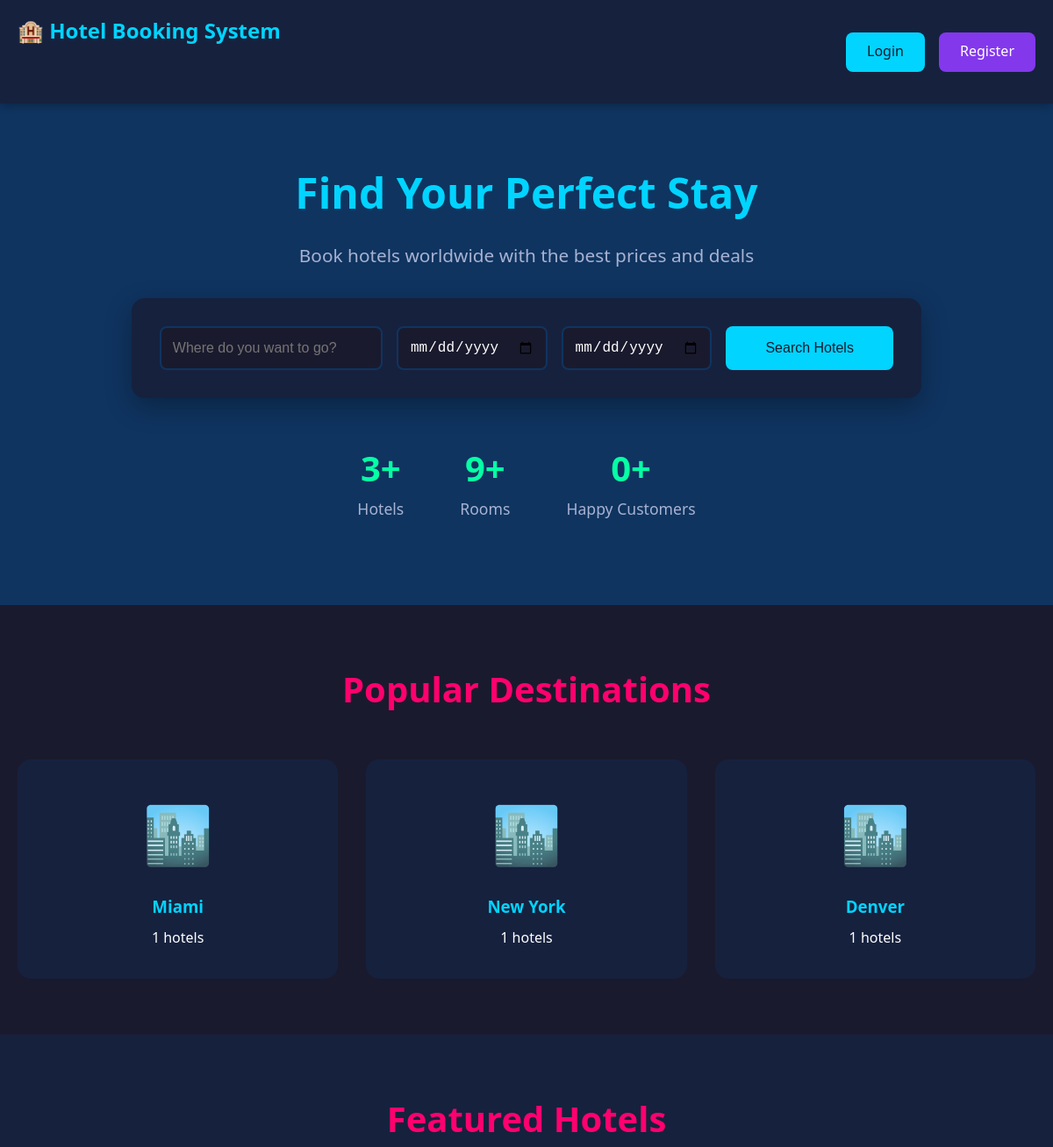
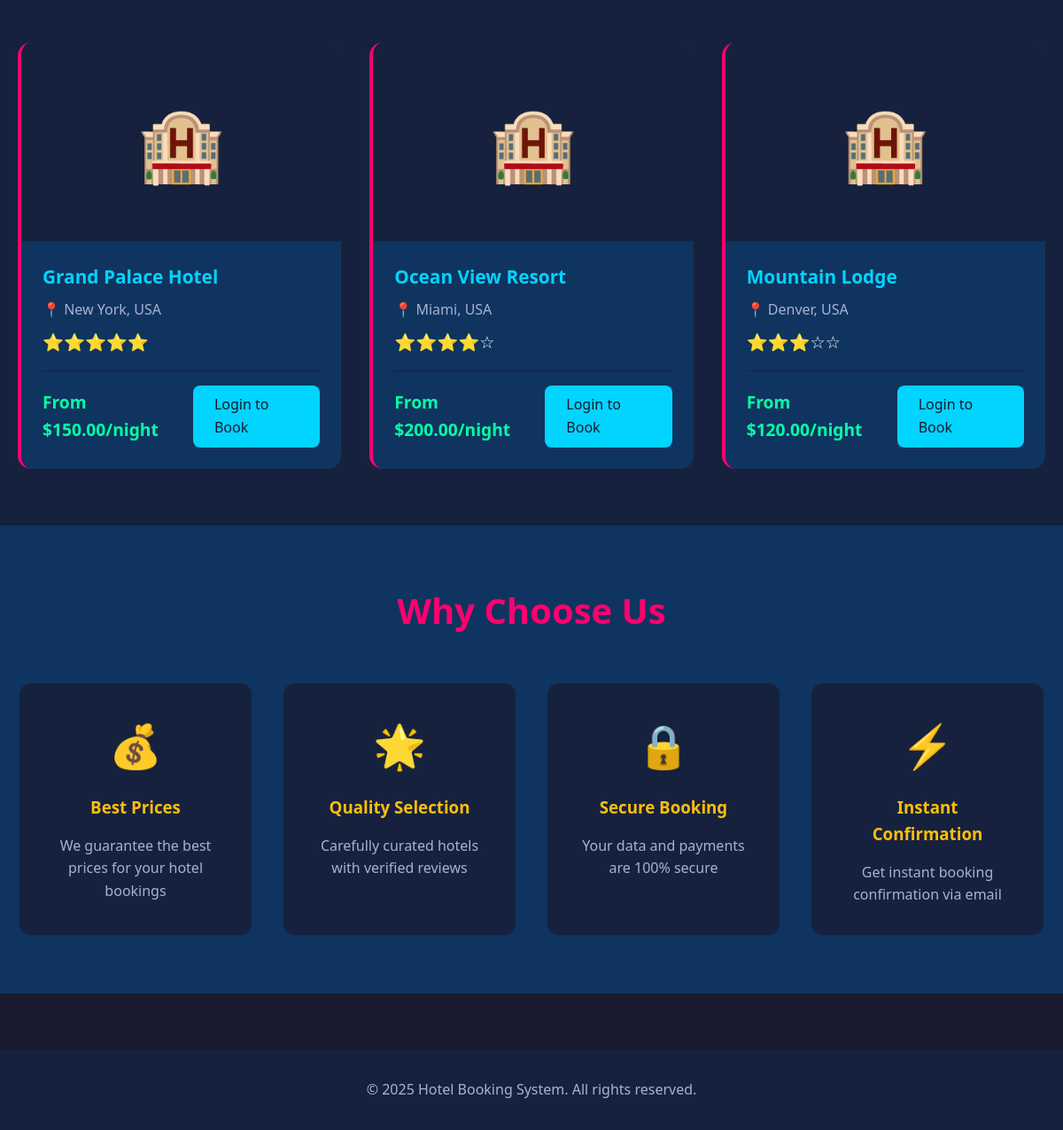
The page / on the database its author committed (2 pictures, top to bottom).
### tables this page shows
CREATE TABLE IF NOT EXISTS hotels (
    id INT PRIMARY KEY AUTO_INCREMENT,
    hotel_name VARCHAR(200) NOT NULL,
    description TEXT,
    address TEXT NOT NULL,
    city VARCHAR(100) NOT NULL,
    state VARCHAR(100),
    country VARCHAR(100) NOT NULL,
    postal_code VARCHAR(20),
    phone VARCHAR(20),
    email VARCHAR(100),
    star_rating INT DEFAULT 3,
    image VARCHAR(255),
    status ENUM('active', 'inactive') DEFAULT 'active',
    created_at TIMESTAMP DEFAULT CURRENT_TIMESTAMP,
    updated_at TIMESTAMP DEFAULT CURRENT_TIMESTAMP ON UPDATE CURRENT_TIMESTAMP,
    INDEX idx_city (city),
    INDEX idx_status (status)
);

### config.php (called while the page is built, shortened)
<?php
function isLoggedIn() {
    return isset($_SESSION['user_id']) && isset($_SESSION['user_type']);
}
function formatCurrency($amount) {
    return "$" . number_format($amount, 2);
}
function getStarRating($rating) {
    $stars = '';
    for ($i = 1; $i <= 5; $i++) {
        if ($i <= $rating) {
            $stars .= '⭐';
        } else {
            $stars .= '☆';
        }
    }
    return $stars;
}
?>

### index.php (the view, shortened to what this page needs)
<?php
require_once 'config.php';
$query = "SELECT COUNT(*) as count FROM hotels WHERE status = 'active'";
$result = mysqli_query($conn, $query);
$total_hotels = mysqli_fetch_assoc($result)['count'];
$query = "SELECT COUNT(*) as count FROM rooms WHERE status = 'available'";
$result = mysqli_query($conn, $query);
$total_rooms = mysqli_fetch_assoc($result)['count'];
$query = "SELECT COUNT(*) as count FROM bookings WHERE booking_status = 'confirmed'";
$result = mysqli_query($conn, $query);
$total_bookings = mysqli_fetch_assoc($result)['count'];
$featured_query = "SELECT h.*,
                   (SELECT MIN(price_per_night) FROM rooms WHERE hotel_id = h.id AND status = 'available') as min_price,
                   (SELECT COUNT(*) FROM rooms WHERE hotel_id = h.id AND status = 'available') as available_rooms
                   FROM hotels h
                   WHERE h.status = 'active'
                   ORDER BY h.star_rating DESC
                   LIMIT 6";
$featured_hotels = mysqli_query($conn, $featured_query);
$cities_query = "SELECT city, COUNT(*) as hotel_count
                 FROM hotels
                 WHERE status = 'active'
                 GROUP BY city
                 ORDER BY hotel_count DESC
                 LIMIT 4";
$cities = mysqli_query($conn, $cities_query);
?>
<!DOCTYPE html>
<html lang="en">
<head>
    <link rel="stylesheet" href="css/style.css">
</head>
<body>
    <nav class="navbar">
        <div class="nav-container">
            <div class="nav-brand">
                <h2>🏨 Hotel Booking System</h2>
            </div>
            <div class="nav-menu">
                <?php if (isLoggedIn()): ?>
                    <?php if (isAdmin()): ?>
                        <a href="admin/dashboard.php" class="btn btn-primary">Admin Dashboard</a>
                    <?php else: ?>
                        <a href="customer/dashboard.php" class="btn btn-primary">My Dashboard</a>
                    <?php endif; ?>
                    <a href="auth/logout.php" class="btn btn-secondary">Logout</a>
                <?php else: ?>
                    <a href="auth/login.php" class="btn btn-primary">Login</a>
                    <a href="auth/register.php" class="btn btn-secondary">Register</a>
                <?php endif; ?>
            </div>
        </div>
    </nav>
    <section class="hero">
        <div class="hero-content">
            <h1>Find Your Perfect Stay</h1>
            <p>Book hotels worldwide with the best prices and deals</p>
            <div class="search-box">
                <form action="customer/browse-hotels.php" method="GET">
                    <input type="text" name="search" placeholder="Where do you want to go?" required>
                    <input type="date" name="check_in" min="<?php echo date('Y-m-d'); ?>" placeholder="Check-in">
                    <input type="date" name="check_out" min="<?php echo date('Y-m-d', strtotime('+1 day')); ?>" placeholder="Check-out">
                    <button type="submit" class="btn btn-primary">Search Hotels</button>
                </form>
            </div>
            <div class="hero-stats">
                <div class="stat-item">
                    <h3><?php echo $total_hotels; ?>+</h3>
                    <p>Hotels</p>
                </div>
                <div class="stat-item">
                    <h3><?php echo $total_rooms; ?>+</h3>
                    <p>Rooms</p>
                </div>
                <div class="stat-item">
                    <h3><?php echo $total_bookings; ?>+</h3>
                    <p>Happy Customers</p>
                </div>
            </div>
        </div>
    </section>
    <section class="destinations">
        <div class="container">
            <h2>Popular Destinations</h2>
            <div class="destinations-grid">
                <?php while ($city = mysqli_fetch_assoc($cities)): ?>
                <a href="customer/browse-hotels.php?city=<?php echo urlencode($city['city']); ?>" class="destination-card">
                    <div class="destination-icon">🏙️</div>
                    <h3><?php echo $city['city']; ?></h3>
                    <p><?php echo $city['hotel_count']; ?> hotels</p>
                </a>
                <?php endwhile; ?>
            </div>
        </div>
    </section>
    <section class="featured-hotels">
        <div class="container">
            <h2>Featured Hotels</h2>
            <div class="hotels-grid">
                <?php while ($hotel = mysqli_fetch_assoc($featured_hotels)): ?>
                <div class="hotel-card">
                    <div class="hotel-image">
                        🏨
                    </div>
                    <div class="hotel-info">
                        <h3><?php echo $hotel['hotel_name']; ?></h3>
                        <p class="hotel-location">📍 <?php echo $hotel['city']; ?>, <?php echo $hotel['country']; ?></p>
                        <p class="hotel-rating"><?php echo getStarRating($hotel['star_rating']); ?></p>
                        <div class="hotel-footer">
                            <div class="hotel-price">
                                <?php if ($hotel['min_price']): ?>
                                    From <?php echo formatCurrency($hotel['min_price']); ?>/night
                                <?php else: ?>
                                    Contact for rates
                                <?php endif; ?>
                            </div>
                            <?php if (isLoggedIn() && isCustomer()): ?>
                                <a href="customer/hotel-details.php?id=<?php echo $hotel['id']; ?>" class="btn btn-primary">View Details</a>
                            <?php else: ?>
                                <a href="auth/login.php" class="btn btn-primary">Login to Book</a>
                            <?php endif; ?>
                        </div>
                    </div>
                </div>
                <?php endwhile; ?>
            </div>
        </div>
    </section>
    <section class="features">
        <div class="container">
            <h2>Why Choose Us</h2>
            <div class="features-grid">
                <div class="feature-card">
                    <div class="feature-icon">💰</div>
                    <h3>Best Prices</h3>
                    <p>We guarantee the best prices for your hotel bookings</p>
                </div>
                <div class="feature-card">
                    <div class="feature-icon">🌟</div>
                    <h3>Quality Selection</h3>
                    <p>Carefully curated hotels with verified reviews</p>
                </div>
                <div class="feature-card">
                    <div class="feature-icon">🔒</div>
                    <h3>Secure Booking</h3>
                    <p>Your data and payments are 100% secure</p>
                </div>
                <div class="feature-card">
                    <div class="feature-icon">⚡</div>
                    <h3>Instant Confirmation</h3>
                    <p>Get instant booking confirmation via email</p>
                </div>
            </div>
        </div>
    </section>
    <footer class="footer">
        <div class="container">
            <p>&copy; 2025 Hotel Booking System. All rights reserved.</p>
        </div>
    </footer>
</body>
</html>

### css/style.css (style rules this page uses)
:root { --primary-blue: #00d4ff; --hot-pink: #ff006e; --neon-green: #06ffa5; --electric-purple: #8338ec; --bright-yellow: #ffbe0b; --dark-navy: #1a1a2e; --deep-blue: #16213e; --midnight: #0f3460; --text-light: #ffffff; --text-muted: #a8b2d1; }
* { margin: 0; padding: 0; box-sizing: border-box; }
body { font-family: 'Segoe UI', Tahoma, Geneva, Verdana, sans-serif; background-color: var(--dark-navy); color: var(--text-light); line-height: 1.6; }
.container { max-width: 1200px; margin: 0 auto; padding: 0 20px; }
.navbar { background-color: var(--deep-blue); padding: 1rem 0; box-shadow: 0 2px 10px rgba(0, 0, 0, 0.3); position: sticky; top: 0; z-index: 1000; }
.nav-container { max-width: 1200px; margin: 0 auto; padding: 0 20px; display: flex; justify-content: space-between; align-items: center; }
.nav-brand h2 { color: var(--primary-blue); font-size: 1.5rem; }
.nav-menu { display: flex; gap: 1rem; align-items: center; }
.btn { padding: 0.6rem 1.5rem; border: none; border-radius: 8px; cursor: pointer; font-size: 1rem; text-decoration: none; display: inline-block; transition: all 0.3s ease; font-weight: 500; }
.btn-primary { background-color: var(--primary-blue); color: var(--dark-navy); }
.btn-secondary { background-color: var(--electric-purple); color: var(--text-light); }
.hero { background-color: var(--midnight); padding: 4rem 0; text-align: center; }
.hero-content h1 { font-size: 3rem; margin-bottom: 1rem; color: var(--primary-blue); }
.hero-content p { font-size: 1.3rem; color: var(--text-muted); margin-bottom: 2rem; }
.search-box { background-color: var(--deep-blue); padding: 2rem; border-radius: 15px; max-width: 900px; margin: 0 auto 3rem; box-shadow: 0 10px 30px rgba(0, 0, 0, 0.3); }
.search-box form { display: grid; grid-template-columns: 2fr 1fr 1fr 1.5fr; gap: 1rem; }
.search-box input, .search-box button { padding: 0.8rem; border-radius: 8px; border: 2px solid transparent; font-size: 1rem; }
.search-box input { background-color: var(--dark-navy); color: var(--text-light); border-color: var(--midnight); }
.hero-stats { display: flex; justify-content: center; gap: 4rem; margin-top: 2rem; }
.stat-item h3 { font-size: 2.5rem; color: var(--neon-green); }
.stat-item p { color: var(--text-muted); font-size: 1.1rem; }
.destinations, .featured-hotels, .features { padding: 4rem 0; }
.destinations { background-color: var(--dark-navy); }
.featured-hotels { background-color: var(--deep-blue); }
.features { background-color: var(--midnight); }
h2 { text-align: center; font-size: 2.5rem; margin-bottom: 3rem; color: var(--hot-pink); }
.destinations-grid { display: grid; grid-template-columns: repeat(auto-fit, minmax(250px, 1fr)); gap: 2rem; }
.destination-card { background-color: var(--deep-blue); padding: 2rem; border-radius: 15px; text-align: center; text-decoration: none; color: var(--text-light); transition: all 0.3s ease; border: 2px solid transparent; }
.destination-icon { font-size: 4rem; margin-bottom: 1rem; }
.destination-card h3 { color: var(--primary-blue); margin-bottom: 0.5rem; }
.hotels-grid { display: grid; grid-template-columns: repeat(auto-fit, minmax(300px, 1fr)); gap: 2rem; }
.hotel-card { background-color: var(--midnight); border-radius: 15px; overflow: hidden; transition: all 0.3s ease; border-left: 4px solid var(--hot-pink); }
.hotel-image { background-color: var(--deep-blue); padding: 3rem; text-align: center; font-size: 5rem; }
.hotel-info { padding: 1.5rem; }
.hotel-info h3 { color: var(--primary-blue); margin-bottom: 0.5rem; font-size: 1.3rem; }
.hotel-location { color: var(--text-muted); margin-bottom: 0.5rem; }
.hotel-rating { font-size: 1.2rem; margin-bottom: 1rem; }
.hotel-footer { display: flex; justify-content: space-between; align-items: center; margin-top: 1rem; padding-top: 1rem; border-top: 1px solid var(--deep-blue); }
.hotel-price { font-size: 1.2rem; font-weight: bold; color: var(--neon-green); }
.features-grid { display: grid; grid-template-columns: repeat(auto-fit, minmax(250px, 1fr)); gap: 2rem; }
.feature-card { background-color: var(--deep-blue); padding: 2rem; border-radius: 15px; text-align: center; border: 2px solid var(--midnight); transition: all 0.3s ease; }
.feature-icon { font-size: 3rem; margin-bottom: 1rem; }
.feature-card h3 { color: var(--bright-yellow); margin-bottom: 1rem; }
.feature-card p { color: var(--text-muted); }
.footer { background-color: var(--deep-blue); padding: 2rem 0; text-align: center; color: var(--text-muted); margin-top: 4rem; }

### rows shown on the page
hotels: hotel_name "Grand Palace Hotel", city "New York", country "USA", star_rating "⭐⭐⭐⭐⭐", min_price "$150.00"
hotels: hotel_name "Ocean View Resort", city "Miami", country "USA", star_rating "⭐⭐⭐⭐☆", min_price "$200.00"
hotels: hotel_name "Mountain Lodge", city "Denver", country "USA", star_rating "⭐⭐⭐☆☆", min_price "$120.00"

### other values the page prints
$total_hotels "3"
$total_rooms "9"
$total_bookings "0"
$city['city'] "Miami"
$city['hotel_count'] "1"
$city['city'] "New York"
$city['city'] "Denver"
